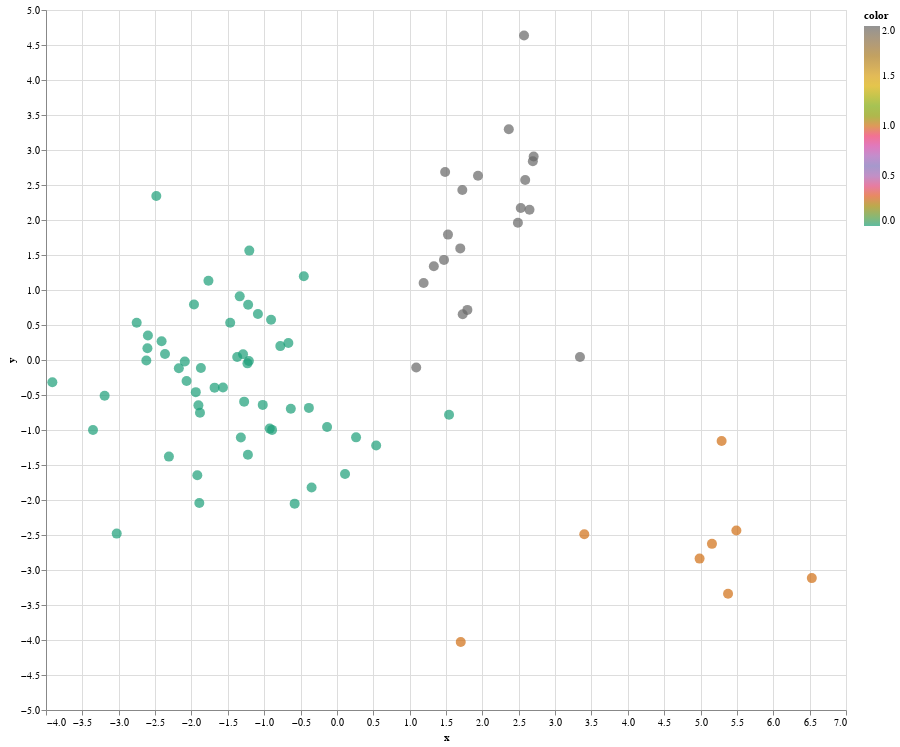

The cell this chart's notebook holds for it:
### Code cell
model = AgglomerativeClustering(n_clusters=3)
colors = model.fit_predict(X)
projector = LinearDiscriminantAnalysis(n_components=2)
turkey_points = projector.fit_transform(X,colors)
interactiveDraw(turkey_points[:,0],turkey_points[:,1],data.dropna().iloc[:81,0],colors,(800,700))

### Figure 1 — Vega-Lite specification as saved in the notebook (floating-point values rounded to 4 significant figures)
{"config": {"view": {"continuousWidth": 300, "continuousHeight": 300}}, "data": {"name": "data-4a35c606a413c57f2655df5bd08e380f"}, "mark": {"type": "circle", "size": 100}, "encoding": {"color": {"field": "color", "scale": {"scheme": "dark2"}, "type": "quantitative"}, "tooltip": [{"field": "label", "type": "nominal"}], "x": {"field": "x", "type": "quantitative"}, "y": {"field": "y", "type": "quantitative"}}, "height": 700, "params": [{"name": "param_1", "select": {"type": "interval", "encodings": ["x", "y"]}, "bind": "scales"}], "width": 800, "$schema": "https://vega.github.io/schema/vega-lite/v5.14.1.json", "datasets": {"data-4a35c606a413c57f2655df5bd08e380f": [{"x": 2.573, "y": 4.636, "label": "İstanbul ", "color": 2}, {"x": -0.6337, "y": -0.6955, "label": "Tekirdağ", "color": 0}, {"x": 4.987, "y": -2.837, "label": "Edirne", "color": 1}, {"x": 1.542, "y": -0.782, "label": "Kırklareli ", "color": 0}, {"x": -2.091, "y": -0.02174, "label": "Balıkesir                  ", "color": 0}, {"x": 0.5399, "y": -1.222, "label": "Çanakkale", "color": 0}, {"x": 1.091, "y": -0.1064, "label": "İzmir ", "color": 2}, {"x": -1.211, "y": -0.01517, "label": "Aydın", "color": 0}, {"x": -2.605, "y": 0.1679, "label": "Denizli ", "color": 0}, {"x": -0.135, "y": -0.9559, "label": "Muğla", "color": 0}, {"x": -1.23, "y": -0.04787, "label": "Manisa", "color": 0}, {"x": -0.6677, "y": 0.2435, "label": "Afyonkarahisar  ", "color": 0}, {"x": -3.194, "y": -0.5099, "label": "Kütahya ", "color": 0}, {"x": -1.94, "y": -0.4594, "label": "Uşak", "color": 0}, {"x": -1.766, "y": 1.133, "label": "Bursa", "color": 0}, {"x": -2.753, "y": 0.5322, "label": "Eskişehir                 ", "color": 0}, {"x": 3.402, "y": -2.488, "label": "Bilecik", "color": 1}, {"x": 1.333, "y": 1.339, "label": "Kocaeli ", "color": 2}, {"x": -1.336, "y": 0.9093, "label": "Sakarya", "color": 0}, {"x": -1.467, "y": 0.5329, "label": "Düzce", "color": 0}, {"x": 0.1117, "y": -1.629, "label": "Bolu", "color": 0}, {"x": -1.221, "y": 0.7904, "label": "Yalova", "color": 0}, {"x": 1.725, "y": 2.429, "label": "Ankara ", "color": 2}, {"x": -2.067, "y": -0.2993, "label": "Konya", "color": 0}, {"x": -1.275, "y": -0.5948, "label": "Karaman", "color": 0}, {"x": -0.455, "y": 1.196, "label": "Antalya", "color": 0}, {"x": -1.682, "y": -0.3948, "label": "Isparta", "color": 0}, {"x": -1.567, "y": -0.3917, "label": "Burdur", "color": 0}, {"x": 2.364, "y": 3.295, "label": "Adana", "color": 2}, {"x": 1.527, "y": 1.791, "label": "Mersin", "color": 2}, {"x": 1.729, "y": 0.6543, "label": "Hatay", "color": 2}, {"x": -1.086, "y": 0.6571, "label": "Kahramanmaraş", "color": 0}, {"x": 0.2635, "y": -1.105, "label": "Osmaniye", "color": 0}, {"x": -1.291, "y": 0.08131, "label": "Kırıkkale", "color": 0}, {"x": -1.919, "y": -1.647, "label": "Aksaray", "color": 0}, {"x": -1.904, "y": -0.6482, "label": "Niğde", "color": 0}, {"x": -1.204, "y": 1.563, "label": "Nevşehir", "color": 0}, {"x": -0.5808, "y": -2.052, "label": "Kırşehir", "color": 0}, {"x": -2.411, "y": 0.2668, "label": "Kayseri", "color": 0}, {"x": -1.883, "y": -0.7525, "label": "Sivas", "color": 0}, {"x": -1.321, "y": -1.106, "label": "Yozgat", "color": 0}, {"x": -1.892, "y": -2.042, "label": "Zonguldak", "color": 0}, {"x": -2.173, "y": -0.1173, "label": "Karabük", "color": 0}, {"x": -2.599, "y": 0.3505, "label": "Bartın", "color": 0}, {"x": -2.483, "y": 2.342, "label": "Kastamonu", "color": 0}, {"x": -0.8916, "y": -0.9987, "label": "Çankırı", "color": 0}, {"x": -2.31, "y": -1.38, "label": "Sinop", "color": 0}, {"x": -3.913, "y": -0.3166, "label": "Samsun", "color": 0}, {"x": -2.62, "y": -0.007753, "label": "Tokat", "color": 0}, {"x": -2.364, "y": 0.08519, "label": "Çorum", "color": 0}, {"x": -3.028, "y": -2.48, "label": "Amasya", "color": 0}, {"x": -0.7785, "y": 0.1984, "label": "Trabzon", "color": 0}, {"x": -3.354, "y": -1.001, "label": "Ordu", "color": 0}, {"x": -1.87, "y": -0.1135, "label": "Giresun", "color": 0}, {"x": -0.9235, "y": -0.9803, "label": "Rize", "color": 0}, {"x": 1.794, "y": 0.7157, "label": "Artvin", "color": 2}, {"x": -1.965, "y": 0.7925, "label": "Gümüşhane", "color": 0}, {"x": -0.3482, "y": -1.822, "label": "Erzurum", "color": 0}, {"x": 2.705, "y": 2.908, "label": "Erzincan", "color": 2}, {"x": 2.589, "y": 2.572, "label": "Bayburt ", "color": 2}, {"x": 3.342, "y": 0.04404, "label": "Ağrı", "color": 2}, {"x": -0.3853, "y": -0.684, "label": "Kars", "color": 0}, {"x": -1.02, "y": -0.6413, "label": "Iğdır", "color": 0}, {"x": -1.224, "y": -1.354, "label": "Ardahan", "color": 0}, {"x": -0.9053, "y": 0.5749, "label": "Malatya", "color": 0}, {"x": -1.371, "y": 0.04294, "label": "Elâzığ", "color": 0}, {"x": 1.94, "y": 2.632, "label": "Bingöl", "color": 2}, {"x": 1.703, "y": -4.028, "label": "Tunceli", "color": 1}, {"x": 5.29, "y": -1.158, "label": "Van", "color": 1}, {"x": 2.528, "y": 2.173, "label": "Muş", "color": 2}, {"x": 5.493, "y": -2.437, "label": "Bitlis", "color": 1}, {"x": 6.53, "y": -3.116, "label": "Hakkari", "color": 1}, {"x": 1.488, "y": 2.687, "label": "Gaziantep", "color": 2}, {"x": 1.192, "y": 1.099, "label": "Adıyaman", "color": 2}, {"x": 5.157, "y": -2.627, "label": "Kilis", "color": 1}, {"x": 1.696, "y": 1.595, "label": "Şanlıurfa", "color": 2}, {"x": 2.694, "y": 2.838, "label": "Diyarbakır", "color": 2}, {"x": 1.472, "y": 1.43, "label": "Mardin", "color": 2}, {"x": 2.648, "y": 2.148, "label": "Batman", "color": 2}, {"x": 5.378, "y": -3.34, "label": "Şırnak", "color": 1}, {"x": 2.489, "y": 1.961, "label": "Siirt", "color": 2}]}}
